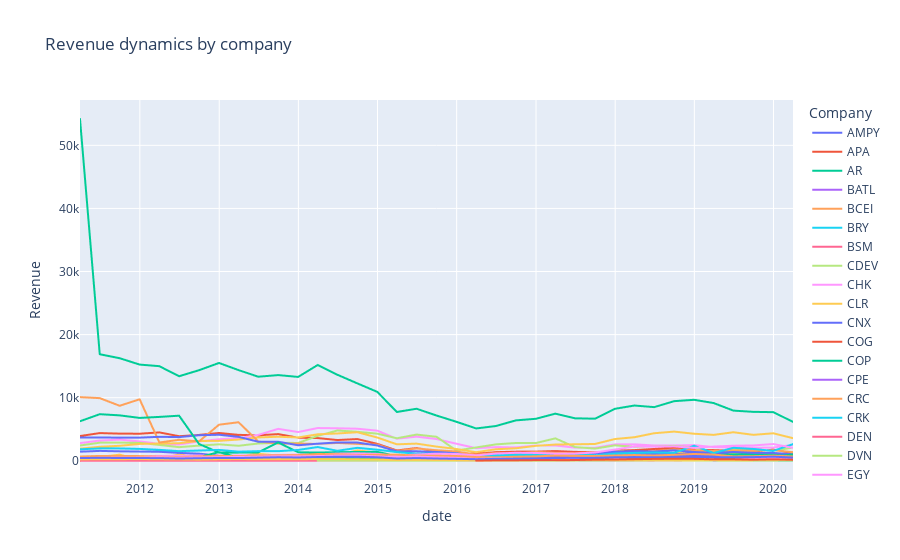

Here is the notebook cell this chart was saved with:
### Markdown cell above
## Data Vizualization

### Code cell
px.line(df_train, y="Revenue", color='Company', title='Revenue Dynamics by Company')
